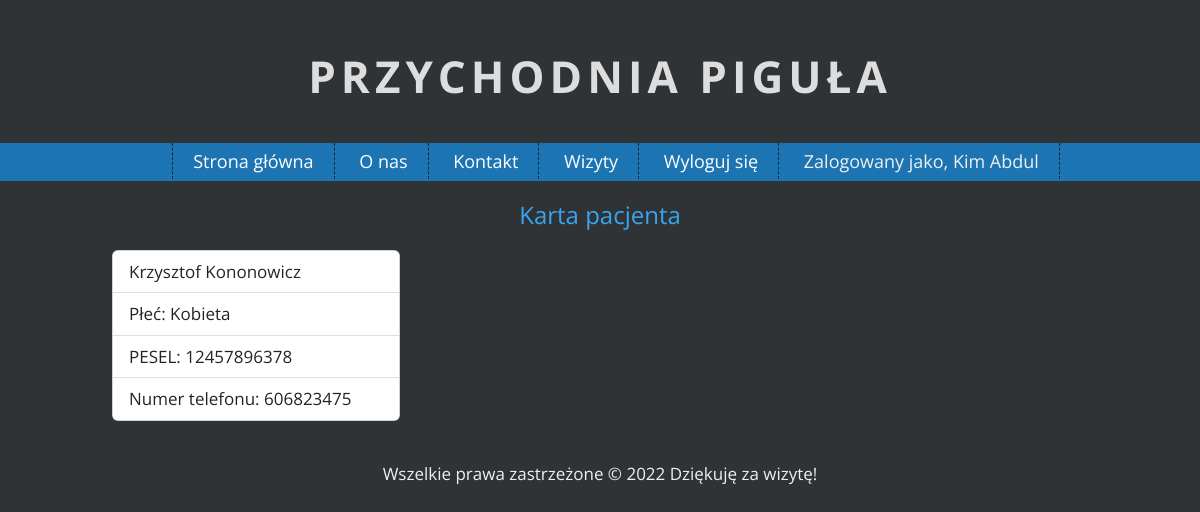
The app's page /user-details/1 (signed in) with its own data.
### app/models.py (models this page shows, shortened)
class Doctor(UserMixin, db.Model):
    __tablename__ = "doctor"
    id = db.Column(db.Integer, primary_key=True)
    name = db.Column(db.String(80), unique=False, nullable=False)
    surname = db.Column(db.String(80), unique=False, nullable=False)
    email = db.Column(db.String(120), unique=True, nullable=False)
    password = db.Column(db.String(80), unique=False, nullable=False)
    patient = db.relationship('Patient', secondary='visit', back_populates='doctor')
    def get_type(self):
        return self.__tablename__
    def get_id(self):
        return str(self.id)

class Patient(UserMixin, db.Model):
    __tablename__ = "patient"
    id = db.Column(db.Integer, primary_key=True)
    name = db.Column(db.String(80), unique=False, nullable=False)
    surname = db.Column(db.String(80), unique=False, nullable=False)
    password = db.Column(db.String(80), unique=False, nullable=False)
    sex = db.Column(db.Boolean, unique=False, nullable=False)
    email = db.Column(db.String(120), unique=True, nullable=False)
    pesel = db.Column(db.String(80), unique=True, nullable=False)
    phone = db.Column(db.String(80), unique=True, nullable=False)
    doctor = db.relationship('Doctor', secondary='visit', back_populates='patient')

### app/views.py (the view)
@views.route('/user-details/<id>', methods=['GET', 'POST'])
@login_required
def userDetails(id):
    users = Patient.query.filter_by(id=id)
    return render_template('user-details.html', users=users)

### loginmanager.py (called while the page is built)
@login_manager.user_loader
def load_user(user_id):
    login_type = session.get('login_type')
    if login_type == "doctor":
        return Doctor.query.get(int(user_id))
    else:
        return Patient.query.get(int(user_id))

### app/templates/user-details.html
{% extends "index.html" %}
{% block content %}
<div class="container my_gap">
    <h2 style="text-align: center">Karta pacjenta</h2>
</div>
<div class="container my_gap">
    {% for user in users %}
    <div class="card" style="width: 18rem;">
  <ul class="list-group list-group-flush">
      <li class="list-group-item">{{ user.name }} {{ user.surname }}</li>
      {% if user.sex == "0" %}
        <li class="list-group-item">Płeć: Mężczyzna</li>
      {% else %}
        <li class="list-group-item">Płeć: Kobieta</li>
      {% endif %}
    <li class="list-group-item">PESEL: {{ user.pesel }}</li>
    <li class="list-group-item">Numer telefonu: {{ user.phone }}</li>
  </ul>
    </div>
    {% endfor %}
</div>
{% endblock %}

### app/templates/index.html (shortened to what this page needs)
<!DOCTYPE html>
<html lang="pl">
<head>
    <link rel="stylesheet" href="https://cdn.jsdelivr.net/npm/bootstrap@5.2.2/dist/css/bootstrap.min.css"
>
    <link rel="stylesheet" href="{{ url_for('static', filename='css/main.css') }}">
    <link rel="stylesheet" href="{{ url_for('static', filename='css/fontello.css') }}">
</head>
<body>
<h1 class="logo">Przychodnia piguła </h1>
<nav id="topnav">
    <ul class="menu">
        <li><a href="{{ url_for('views.home') }}">Strona główna</a></li>
        <li><a href="#">O nas</a></li>
        <li><a href="#">Kontakt</a></li>
        {% if current_user.is_authenticated %}
            {% if current_user.get_type() == "doctor" %}
                <li><a href="{{ url_for('views.patientList', id=current_user.get_id()) }}">Wizyty</a></li>
            {% endif %}
            <li><a href="{{ url_for('views.logout') }}">Wyloguj się</a></li>
            <li style="text-align: right">Zalogowany jako, {{ current_user.name }} {{ current_user.surname }}</li>
        {% endif %}
    </ul>
</nav>
<div id="content">
    {% block content %}
    {% endblock %}
</div>
<div class="info">
    Wszelkie prawa zastrzeżone &copy; 2022 Dziękuję za wizytę!
</div>
</body>
</html>

### app/static/css/main.css (style rules this page uses)
body { margin: 0; background-color: #2F3336; color: #efefef; font-family: 'Open Sans', sans-serif; font-size: 17px; }
h1.logo { font-size: 44px; font-weight: 700; color: #ddd; text-align: center; text-transform: uppercase; letter-spacing: 5px; margin-top: 50px; margin-bottom: 40px; }
#topnav { background-color: #1c75b2; text-align: center; }
.menu { list-style-type: none; margin: 0; padding: 10; font-size: 18px; min-height: 38px; line-height: 200%; }
.menu > li { display: inline-block; padding-left: 20px; padding-right: 20px; border-right: 1px dashed #0a2b40; }
.menu > li:first-child { border-left: 1px dashed #0a2b40; }
.menu a { color: #fff; text-decoration: none; }
h1 { font-size: 44px; font-weight: 400; color:#39a5f1; margin-bottom: 20px; }
h2 { font-size: 24px ; font-weight: 400; color: #39a5f1; }
.info { margin-left: auto; margin-right: auto; text-align: center; padding: 20px; }
.container { margin-left: auto; margin-right: auto; width: 1000px; }
.my_gap { margin-top: 20px; margin-bottom: 20px; }

### records on screen
Doctor: name "Kim", surname "Abdul"
Patient: name "Krzysztof", surname "Kononowicz", sex "Płeć: Kobieta", pesel "12457896378", phone "606823475"
